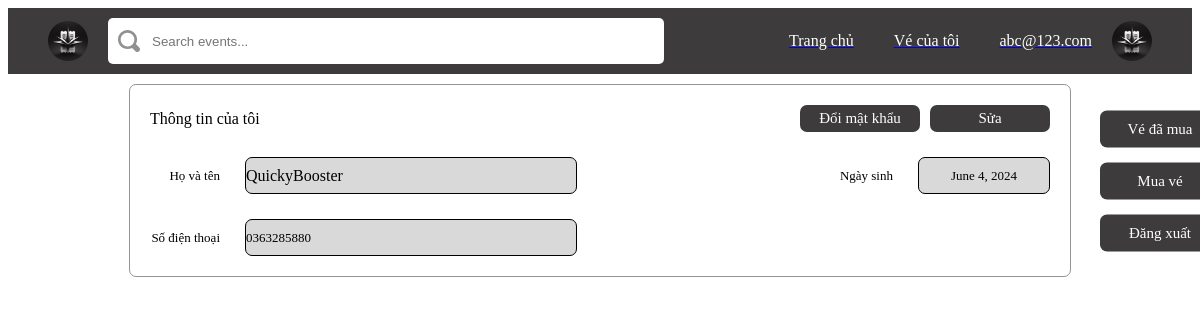
/profile/1/ (signed in), run on an earlier commit of the app's database.
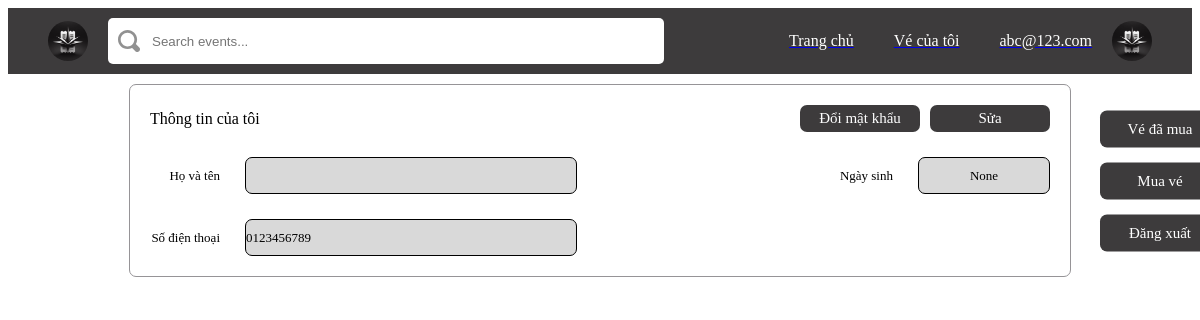
And on a later commit of the database.
### base/models.py (models this page shows)
class User(AbstractUser):
    username = models.EmailField(unique=True, null=True)
    name = models.CharField(max_length=20, blank=True)
    dob = models.DateField(null=True)
    phone = models.CharField(
        max_length=10,
        validators=[MinLengthValidator(10, "Phone number contains 10 numbers!")],
        unique=True,
        blank=False,
        null=True,
        default="0123456789",
    )
    date_created = models.DateTimeField(auto_now=True)
    award_point = models.IntegerField(null=True)
    USERNAME_FIELD = "username"
    REQUIRED_FIELDS = []

### base/views.py (the view)
# urls.py: path("profile/<str:pk>/", views.profile, name="profile"),
@login_required(login_url="login")
def profile(request, pk):
    user = User.objects.get(id=pk)
    return render(request, "base/profile.html", {"user": user})

### base/templates/base/profile.html
{% extends 'main.html' %} {% block content %}
<div
  style="
    display: flex;
    margin: auto;
    padding: 10px;
    justify-content: center;
    align-items: center;
  "
>
  {%include 'profile.html'%}
</div>
{%endblock%}

### templates/main.html (shortened to what this page needs)
<!DOCTYPE html>
{% load static %}
<html lang="en">
  <head>
  </head>
  <body>
    {% include 'nav.html' %} {% block content %} {% endblock %}
  </body>
</html>

### templates/nav.html (shortened to what this page needs)
{% load static %}
<div style="background: #3d3b3c; padding: 10px 40px; display: flex">
  <div style="display: flex; align-items: center; column-gap: 20px">
    <a href="{% url 'home' %}">
      <img
        style="width: 40px; height: 40px; border-radius: 50%; display: block"
        src="{% static 'images/logo.png' %}"
      />
    </a>
    <div
      class="searchbar-container"
      style="
        background: white;
        display: flex;
        align-items: center;
        padding: 5px 10px;
        border-radius: 5px;
      "
    >
      <img
        style="width: 22px; height: 22px; display: block; margin-right: 10px"
        src="{% static 'images/find-icon.svg' %}"
      />
      <input
        type="text"
        id="search-input"
        placeholder="Search events..."
        style="height: 34px; width: 500px; outline: none; border: none"
      />
    </div>
  </div>
  <div
    style="
      display: flex;
      align-items: center;
      margin-left: auto;
      column-gap: 40px;
    "
  >
    <a href="{% url 'home' %}">
      <div
        class="home-container"
        style="line-height: 40px; color: white; cursor: pointer"
      >
        Trang chủ
      </div>
    </a>
    <a href="{% url 'my-ticket' %}">
      <div
        class="my-ticket-container"
        style="line-height: 40px; color: white; cursor: pointer"
      >
        Vé của tôi
      </div>
    </a>
     {% if request.user.is_authenticated %}
    <div>
      <a
        href="{% url 'profile' request.user.id %}"
        class="user-info-container"
        style="display: flex; align-items: center"
      >
        <span
          style="
            display: block;
            line-height: 40px;
            margin-right: 20px;
            color: white;
            cursor: pointer;
          "
        >
          {{ request.user.username }}
        </span>
        <img
          style="width: 40px; height: 40px; border-radius: 50%"
          src="{% static 'images/logo.png' %}"
        />
      </a>
    </div>
    {% endif %}
  </div>
</div>

### templates/profile.html
<div
  style="
    width: 900px;
    border-radius: 7px;
    border: 1px #969497 solid;
    padding: 20px 20px;
    position: relative;
  "
>
  <div
    style="display: flex; align-items: center; justify-content: space-between"
  >
    <div
      style="
        color: black;
        font-size: 16px;
        font-family: JetBrains Mono;
        font-weight: 400;
      "
    >
      Thông tin của tôi
    </div>
    <div
      style="
        background: #3d3b3c;
        border-radius: 7px;
        text-align: center;
        color: white;
        font-size: 15px;
        font-family: JetBrains Mono;
        font-weight: 400;
        padding: 5px 10px;
        min-width: 100px;
        margin-left: auto;
      "
    >
      Đổi mật khẩu
    </div>
    <div
      style="
        background: #3d3b3c;
        border-radius: 7px;
        text-align: center;
        color: white;
        font-size: 15px;
        font-family: JetBrains Mono;
        font-weight: 400;
        min-width: 100px;
        padding: 5px 10px;
        margin-left: 10px;
      "
    >
      Sửa
    </div>
  </div>
  <div style="width: 100%; margin-top: 25px">
    <div style="display: flex; justify-content: space-between">
      <div style="display: flex; align-items: center; column-gap: 25px">
        <div
          style="
            color: black;
            font-size: 13px;
            font-family: JetBrains Mono;
            font-weight: 400;
            width: 70px;
            text-align: end;
          "
        >
          Họ và tên
        </div>
        <div
          style="
            width: 330px;
            height: 35px;
            background: #d9d9d9;
            border-radius: 7px;
            border: 1px black solid;
            align-content: center;
          "
        >
          {{ user.name }}
        </div>
      </div>
      <div style="display: flex; align-items: center; column-gap: 25px">
        <div
          style="
            color: black;
            font-size: 13px;
            font-family: JetBrains Mono;
            font-weight: 400;
            width: 70px;
            text-align: end;
          "
        >
          Ngày sinh
        </div>
        <div
          style="
            width: 130px;
            height: 35px;
            background: #d9d9d9;
            border-radius: 7px;
            border: 1px black solid;
            font-size: 13px;
            text-align: center;
            line-height: 35px;
          "
        >
          {{user.dob}}
        </div>
      </div>
    </div>
    <div
      style="display: flex; justify-content: space-between; margin-top: 25px"
    >
      <div style="display: flex; align-items: center; column-gap: 25px">
        <div
          style="
            color: black;
            font-size: 13px;
            font-family: JetBrains Mono;
            font-weight: 400;
            width: 70px;
            text-align: end;
          "
        >
          Số điện thoại
        </div>
        <div
          style="
            width: 330px;
            height: 35px;
            background: #d9d9d9;
            border-radius: 7px;
            border: 1px black solid;
            font-size: 13px;
            align-content: center;
            line-height: 35px;
          "
        >
          {{user.phone}}
        </div>
      </div>
    </div>
  </div>
  <div
    style="
      display: flex;
      flex-direction: column;
      row-gap: 15px;
      position: absolute;
      right: -150px;
      bottom: 50%;
      transform: translateY(50%);
    "
  >
    <div
      style="
        background: #3d3b3c;
        border-radius: 7px;
        color: white;
        font-size: 15px;
        font-family: JetBrains Mono;
        font-weight: 400;
        padding: 10px 25px;
        min-width: 70px;
        text-align: center;
      "
    >
      Vé đã mua
    </div>
    <div
      style="
        background: #3d3b3c;
        border-radius: 7px;
        color: white;
        font-size: 15px;
        font-family: JetBrains Mono;
        font-weight: 400;
        padding: 10px 25px;
        text-align: center;
        min-width: 70px;
      "
    >
      Mua vé
    </div>
    <div
      style="
        background: #3d3b3c;
        border-radius: 7px;
        color: white;
        font-size: 15px;
        font-family: JetBrains Mono;
        font-weight: 400;
        padding: 10px 25px;
        text-align: center;
        min-width: 70px;
      "
    >
      Đăng xuất
    </div>
  </div>
</div>

What changed in the data, as far as the page shows it:
changed User "abc@123.com": dob "June 4, 2024" → "None"; phone "0363285880" → "0123456789"; name "QuickyBooster" → (not shown)
